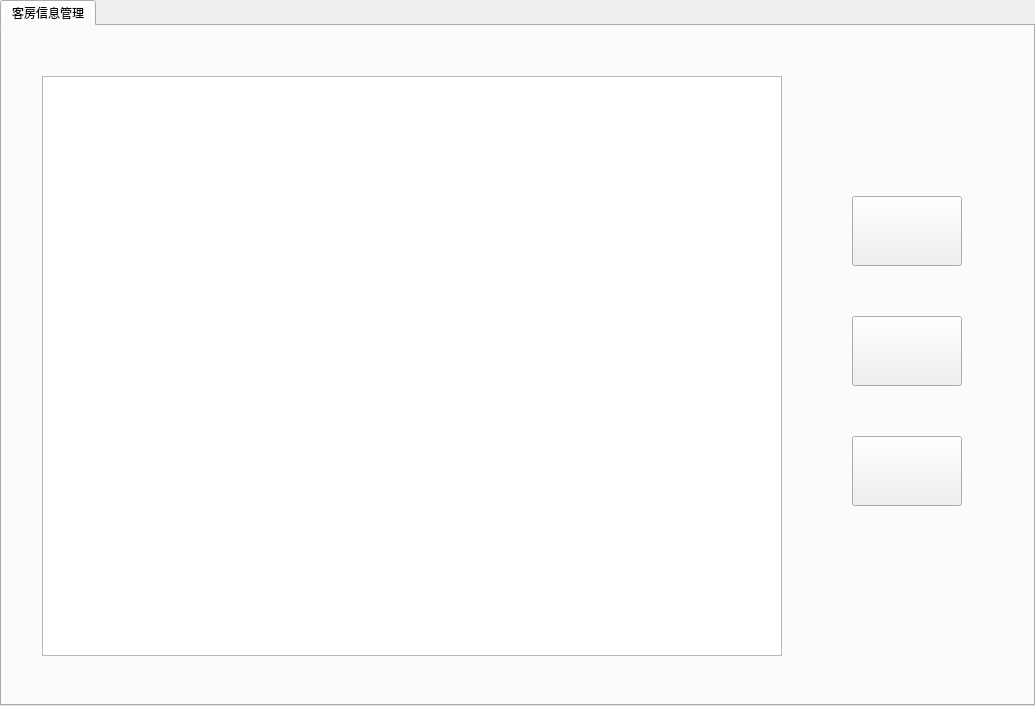
<?xml version="1.0" encoding="UTF-8"?>
<ui version="4.0">
 <class>Guest_room_management</class>
 <widget class="QWidget" name="Guest_room_management">
  <property name="geometry">
   <rect>
    <x>0</x>
    <y>0</y>
    <width>1035</width>
    <height>706</height>
   </rect>
  </property>
  <property name="windowTitle">
   <string>Form</string>
  </property>
  <widget class="QTabWidget" name="tabWidget">
   <property name="geometry">
    <rect>
     <x>0</x>
     <y>0</y>
     <width>1035</width>
     <height>706</height>
    </rect>
   </property>
   <property name="currentIndex">
    <number>0</number>
   </property>
   <property name="movable">
    <bool>true</bool>
   </property>
   <widget class="QWidget" name="tab">
    <attribute name="title">
     <string>客房信息管理</string>
    </attribute>
    <widget class="QTableView" name="tableView">
     <property name="geometry">
      <rect>
       <x>40</x>
       <y>50</y>
       <width>740</width>
       <height>580</height>
      </rect>
     </property>
    </widget>
    <widget class="QPushButton" name="pushButton_7">
     <property name="geometry">
      <rect>
       <x>850</x>
       <y>170</y>
       <width>110</width>
       <height>70</height>
      </rect>
     </property>
     <property name="text">
      <string/>
     </property>
    </widget>
    <widget class="QPushButton" name="pushButton_8">
     <property name="geometry">
      <rect>
       <x>850</x>
       <y>290</y>
       <width>110</width>
       <height>70</height>
      </rect>
     </property>
     <property name="text">
      <string/>
     </property>
    </widget>
    <widget class="QPushButton" name="pushButton_9">
     <property name="geometry">
      <rect>
       <x>850</x>
       <y>410</y>
       <width>110</width>
       <height>70</height>
      </rect>
     </property>
     <property name="text">
      <string/>
     </property>
    </widget>
   </widget>
  </widget>
 </widget>
 <resources/>
 <connections/>
</ui>
